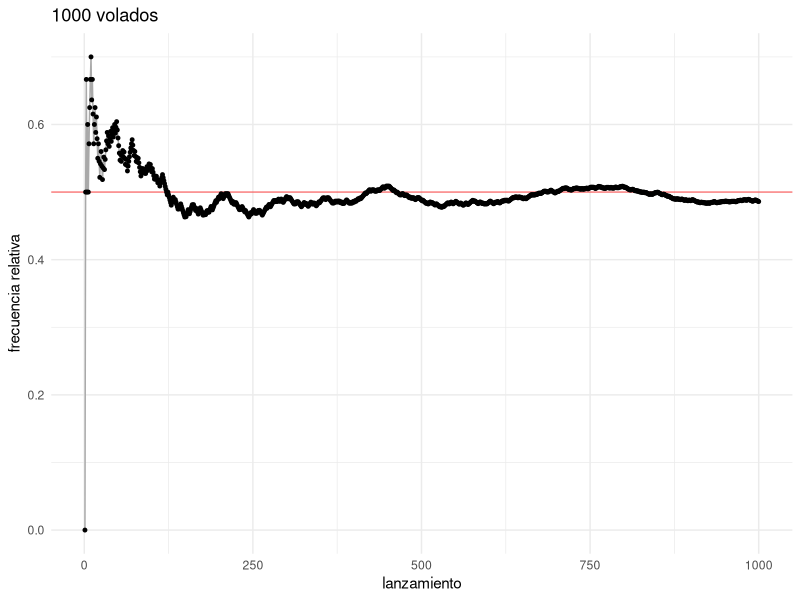
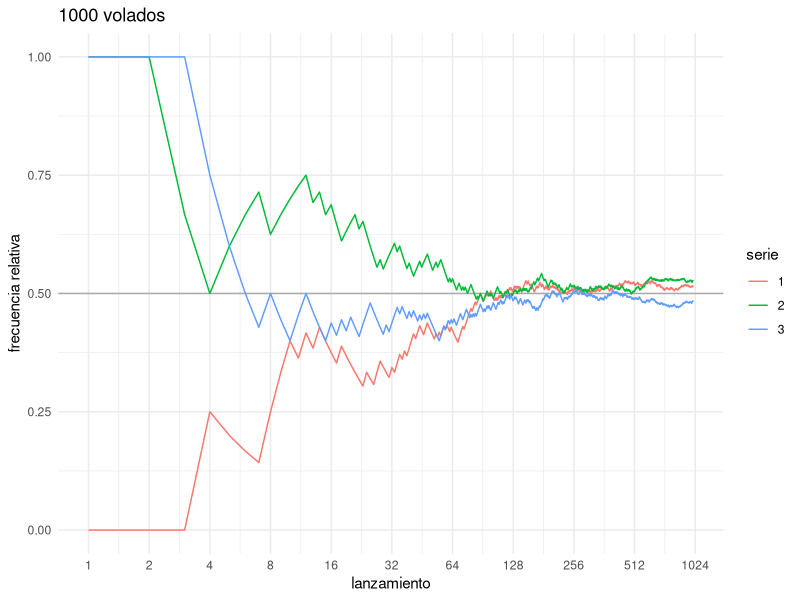

Reproduce these figures in R, in order. (Note: this script raises an error after producing the figures.)
## ---- chunk 1
knitr::opts_chunk$set(
    comment = "#>",
    collapse = TRUE
)
comma <- function(x) format(x, digits = 2, big.mark = ",")
options(digits=3)

library(tidyverse)
library(magrittr)
theme_set(theme_minimal())
## ---- chunk 2
choose(6, 3) * choose(9, 2) / choose(15, 5)
## ---- chunk 3
lanzamientos_10 <- sample(c("A", "S"), 10, replace = TRUE)
lanzamientos_10
## ---- chunk 4
cumsum(lanzamientos_10 == "A") # suma acumulada de águilas
cumsum(lanzamientos_10 == "A") / 1:10
## ---- chunk 5
n <- 1000
data_frame(num_lanzamiento = 1:n, lanzamiento = sample(c("A", "S"), n, replace = TRUE)) %>% 
    mutate(frec_rel = cummean(lanzamiento == "A")) %>%
    ggplot(aes(x = num_lanzamiento, y = frec_rel)) +
        geom_hline(yintercept = 0.5, color = "red", alpha = 0.5) +
        geom_line(color = "darkgray") +
        geom_point(size = 1.0) +
        labs(y = "frecuencia relativa", title = "1000 volados", x = "lanzamiento")
## ---- chunk 6
lanzar <- function(n = 1000){
    data_frame(num_lanzamiento = 1:n, lanzamiento = sample(c("A", "S"), n, replace = TRUE)) %>% 
        mutate(frec_rel = cummean(lanzamiento == "A"))
  }
head(lanzar())

set.seed(31287931)
# usamos la función map_df del paquete purrr
map_df(1:3, ~lanzar(), .id = "serie") %>% 
    ggplot(aes(x = log(num_lanzamiento), y = frec_rel, color = as.character(serie))) +
        geom_hline(yintercept = 0.5, color = "darkgray") + 
        geom_line() +
        scale_x_continuous("lanzamiento", labels = exp, 
            breaks = log(sapply(0:10, function(i) 2 ^ i))) +
        labs(color = "serie", y = "frecuencia relativa", title = "1000 volados")
## ---- chunk 7
n <- 10000
moneda_1 <- sample(c("A", "S"), n, replace = TRUE)
moneda_2 <- sample(c("A", "S"), n, replace = TRUE)
sum(moneda_1 == moneda_2 & moneda_1 =="A") / n
## ---- chunk 8
candidatos <- c(paste("M", 1:9, sep = "_"), paste("H", 1:6, sep = "_"))
sample(candidatos, 5, replace = FALSE)
## ---- chunk 9
comite <- function(){
    candidatos <- c(paste("M", 1:9, sep = "_"), paste("H", 1:6, sep = "_"))
    comite <- sample(candidatos, 5, replace = FALSE)
    n_mujeres <- sum(substr(comite, 1, 1) == "M")
    n_mujeres == 2
}

rerun(1000, comite()) %>% flatten_dbl() %>% mean()
## ---- chunk 10
apostar <- function(dinero = 100, apuesta = 5, tope = 200){
    while(0 < dinero & dinero < tope){
        if(sample(1:38, 1) <= 18){
            dinero <- dinero + apuesta
        } 
        else{
            dinero <- dinero - apuesta
        }
    }
    dinero > 0
}
n_juegos <- 5000
juegos <- rerun(n_juegos, apostar()) %>% flatten_dbl()
mean(juegos)

# incrementos de 50?
juegos <- rerun(n_juegos, apostar(apuesta = 50)) %>% flatten_dbl()
mean(juegos)
## ---- chunk 11
p = 0.47
1 - (1 - (p / (1 - p)) ^ (100 / 5)) / (1 - (p / (1 - p)) ^ (200 / 5)) # apostando de 5 en 5
1 - (1 - (p / (1 - p)) ^ (100 / 50)) / (1 - (p / (1 - p)) ^ (200 / 50)) # apostando de 50 en 50
## ---- chunk 12
knitr::include_graphics("imagenes/tablero.png")
## ---- chunk 13
circunferencia <- function(){
  x <- runif(1) * sample(c(-1, 1), 1)
  y <- runif(1) * sample(c(-1, 1), 1)
  sqrt(x ^ 2 + y ^ 2) < 1
}
rerun(10000, circunferencia()) %>% flatten_dbl() %>% mean()
## ---- chunk 14
knitr::include_graphics("imagenes/tablero_dardos.png")
## ---- chunk 15
knitr::include_graphics("imagenes/tablero_zonas.png")
## ---- chunk 16
unif <- ggplot() +
    geom_rect(aes(xmin = 0.3, xmax = 0.6,   ymin = 0, ymax = 1), 
        fill = "red", alpha = 0.5) +
    xlim(0, 1)
unif    
## ---- chunk 17
ggplot(data_frame(x = c(0 , 1)), aes(x)) + 
    stat_function(fun = dbeta, args = list(shape1 = 5, shape2 = 2)) +
    geom_rect(data = NULL, aes(xmin = 0, xmax = 1, ymin = 0, ymax = 1), 
        fill = "red", alpha = 0.2)
## ---- chunk 18
curva <- function(){
    x <- runif(1)
    y <- runif(1) * 2.5
    while(dbeta(x, 5, 2) < y){
        x <- runif(1)
        y <- runif(1) * 2.5
    }
    x
}

sims_x <- rerun(5000, curva()) %>% flatten_dbl()
mean(sims_x > 0.2 & sims_x < 0.5)
## ---- chunk 19
data_frame(x = runif(1000), y = runif(1000) * 2.5, dentro = dbeta(x, 5, 2) > y, 
    en_int = dentro * (x > 0.2 & x < 0.5), cat = case_when(!dentro ~ "a", 
        dentro & en_int ~ "b", TRUE ~ "c")) %>% 
    ggplot()+ 
    stat_function(fun = dbeta, args = list(shape1 = 5, shape2 = 2)) +
        geom_point(aes(x, y, color = cat), alpha = 0.5, 
            show.legend = FALSE)
## ---- chunk 20
comite <- function(){
    candidatos <- c(paste("M", 1:9, sep = "_"), paste("H", 1:6, sep = "_"))
    comite <- sample(candidatos, 5, replace = FALSE, 
        prob = c(rep(2, 9), rep(1, 6)))
    n_mujeres <- sum(substr(comite, 1, 1) == "M")
    n_mujeres == 2
}

rerun(1000, comite()) %>% flatten_dbl() %>% mean()
## ---- chunk 21
x <- rnorm(10000, mean = 10)
mean(x)
